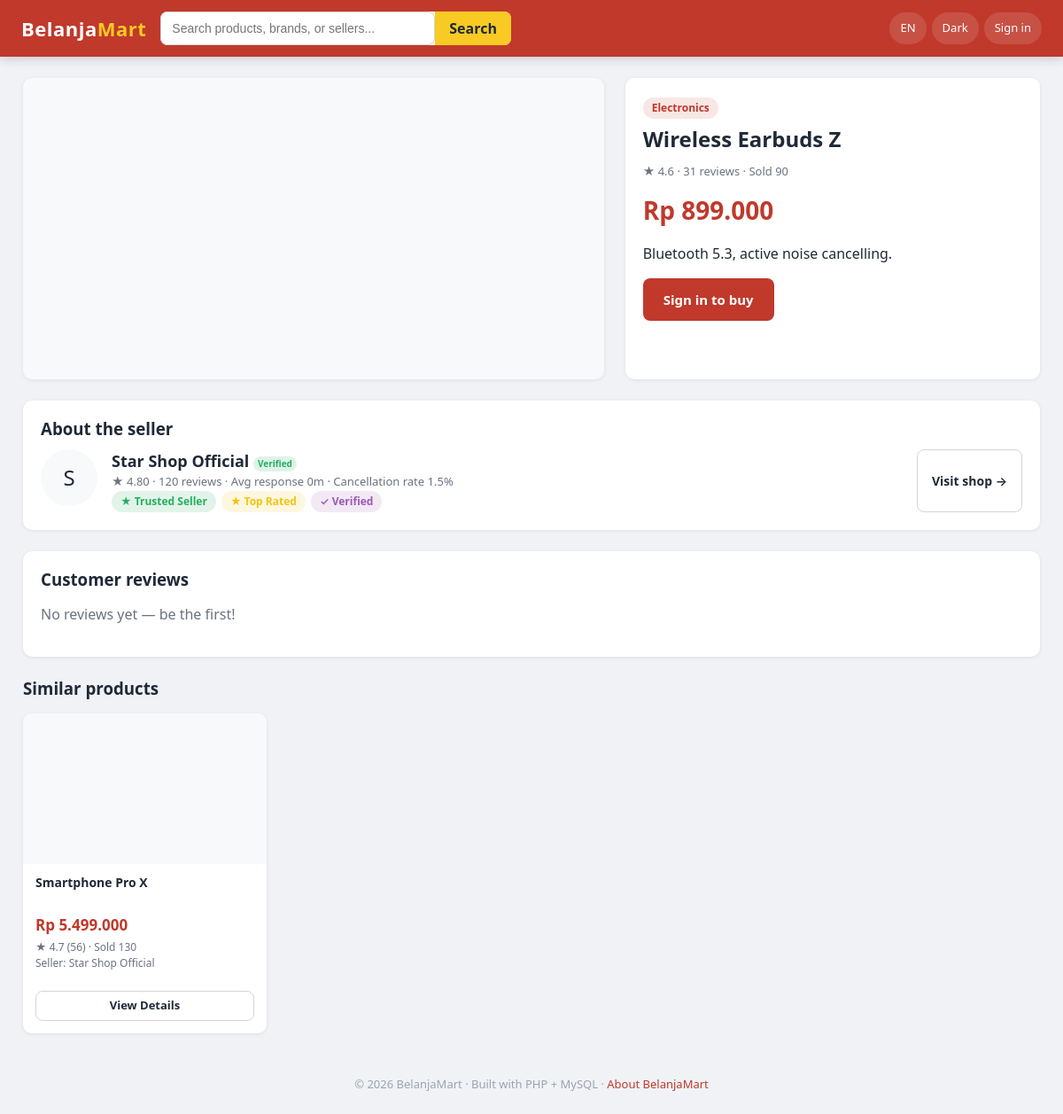
Page /frontend/pages/shared/product_detail.php?id=2 on the committed database.
### tables this page shows
CREATE TABLE products (
    product_id     INT AUTO_INCREMENT PRIMARY KEY,
    seller_id      INT NOT NULL,                     
    category_id    INT,
    product_name   VARCHAR(180) NOT NULL,
    description    TEXT,
    price          DECIMAL(12,2) NOT NULL,           
    currency_code  CHAR(3) NOT NULL DEFAULT 'IDR',
    stock          INT NOT NULL DEFAULT 0,
    image          VARCHAR(255) DEFAULT NULL,
    weight_grams   INT NOT NULL DEFAULT 500,
    is_active      TINYINT(1) NOT NULL DEFAULT 1,
    average_rating DECIMAL(3,2) NOT NULL DEFAULT 0,
    total_reviews  INT NOT NULL DEFAULT 0,
    total_sold     INT NOT NULL DEFAULT 0,
    views          INT NOT NULL DEFAULT 0,
    created_at     TIMESTAMP DEFAULT CURRENT_TIMESTAMP,
    updated_at     TIMESTAMP DEFAULT CURRENT_TIMESTAMP ON UPDATE CURRENT_TIMESTAMP,
    FOREIGN KEY (seller_id)     REFERENCES users(user_id) ON DELETE CASCADE,
    FOREIGN KEY (category_id)   REFERENCES categories(category_id) ON DELETE SET NULL,
    FOREIGN KEY (currency_code) REFERENCES currencies(currency_code),
    INDEX idx_seller   (seller_id),
    INDEX idx_category (category_id),
    INDEX idx_active   (is_active),
    FULLTEXT KEY ft_name_desc (product_name, description)
);

CREATE TABLE categories (
    category_id    INT AUTO_INCREMENT PRIMARY KEY,
    category_name  VARCHAR(100) NOT NULL,
    icon           VARCHAR(20)  DEFAULT '📦',
    parent_id      INT NULL,
    FOREIGN KEY (parent_id) REFERENCES categories(category_id) ON DELETE SET NULL
);

CREATE TABLE currencies (
    currency_code  CHAR(3) PRIMARY KEY,             
    symbol         VARCHAR(8)   NOT NULL,
    name           VARCHAR(60)  NOT NULL,
     
    rate_to_usd    DECIMAL(18,6) NOT NULL DEFAULT 1,
    updated_at     TIMESTAMP DEFAULT CURRENT_TIMESTAMP ON UPDATE CURRENT_TIMESTAMP
);

CREATE TABLE seller_profiles (
    user_id        INT PRIMARY KEY,
    shop_name      VARCHAR(120) NOT NULL,
    description    TEXT,
    banner         VARCHAR(255) DEFAULT NULL,
     
    avg_rating         DECIMAL(3,2)  NOT NULL DEFAULT 0,
    total_reviews      INT NOT NULL DEFAULT 0,
    total_sales        INT NOT NULL DEFAULT 0,         
    total_cancellations INT NOT NULL DEFAULT 0,
    response_time_min  INT NOT NULL DEFAULT 0,         
    cancellation_rate  DECIMAL(5,2) NOT NULL DEFAULT 0,    
    delivery_success_rate DECIMAL(5,2) NOT NULL DEFAULT 100,
    is_verified        TINYINT(1) NOT NULL DEFAULT 0,
    FOREIGN KEY (user_id) REFERENCES users(user_id) ON DELETE CASCADE
);

CREATE TABLE badges (
    badge_id    INT AUTO_INCREMENT PRIMARY KEY,
    code        VARCHAR(40) UNIQUE NOT NULL,
    label       VARCHAR(80) NOT NULL,
    description VARCHAR(255),
    icon        VARCHAR(20) DEFAULT '🏅',
    color       VARCHAR(20) DEFAULT '#f1c40f'
);

### backend/core/Database.php (called while the page is built, shortened)
<?php
class Database
{
    private static ?PDO $pdo = null;
    public static function pdo(): PDO
    {
        if (self::$pdo instanceof PDO) {
            return self::$pdo;
        }
        $cfg  = config('db');
        $dsn  = sprintf(
            'mysql:host=%s;port=%d;dbname=%s;charset=%s',
            $cfg['host'], $cfg['port'], $cfg['database'], $cfg['charset']
        );
        try {
            self::$pdo = new PDO($dsn, $cfg['username'], $cfg['password'], [
                PDO::ATTR_ERRMODE            => PDO::ERRMODE_EXCEPTION,
                PDO::ATTR_DEFAULT_FETCH_MODE => PDO::FETCH_ASSOC,
                PDO::ATTR_EMULATE_PREPARES   => false,
            ]);
        } catch (PDOException $e) {
            http_response_code(500);
            die('Database connection failed: ' . $e->getMessage());
        }
        return self::$pdo;
    }
    public static function run(string $sql, array $params = []): PDOStatement
    {
        $stmt = self::pdo()->prepare($sql);
        $stmt->execute($params);
        return $stmt;
    }
    public static function one(string $sql, array $params = []): ?array
    {
        $row = self::run($sql, $params)->fetch();
        return $row ?: null;
    }
    public static function all(string $sql, array $params = []): array
    {
        return self::run($sql, $params)->fetchAll();
    }
}

### backend/models/ProductModel.php (called while the page is built, shortened)
<?php
class ProductModel
{
    public static function find(int $id): ?array
    {
        return Database::one("
            SELECT p.*, c.category_name, c.icon AS category_icon,
                   u.name AS seller_name, sp.shop_name,
                   sp.avg_rating AS seller_rating,
                   sp.total_reviews AS seller_total_reviews,
                   sp.is_verified AS seller_verified,
                   sp.cancellation_rate, sp.response_time_min
            FROM products p
            LEFT JOIN categories c       ON p.category_id = c.category_id
            LEFT JOIN users u            ON p.seller_id   = u.user_id
            LEFT JOIN seller_profiles sp ON sp.user_id    = u.user_id
            WHERE p.product_id = ?
        ", [$id]);
    }
}

### backend/services/RecommendationService.php (called while the page is built, shortened)
<?php
class RecommendationService
{
    public static function similar(int $productId, int $limit = 6): array
    {
        $p = ProductModel::find($productId);
        return Database::all("
            SELECT p.*, u.name AS seller_name, sp.shop_name
            FROM products p
            JOIN users u            ON u.user_id    = p.seller_id
            LEFT JOIN seller_profiles sp ON sp.user_id = u.user_id
            WHERE p.is_active = 1
              AND p.stock > 0
              AND p.product_id <> ?
              AND p.category_id = ?
            ORDER BY p.average_rating DESC, p.total_sold DESC
            LIMIT $limit
        ", [$productId, $p['category_id']]);
    }
}

### backend/config/bootstrap.php (called while the page is built, shortened)
<?php
if (!defined('BM_BOOTSTRAPPED')) {
    $cfg = $GLOBALS['BM_CONFIG'];
    spl_autoload_register(function ($class) {
        $roots = [
            __DIR__ . '/../core/',
            __DIR__ . '/../models/',
            __DIR__ . '/../services/',
            __DIR__ . '/../controllers/',
            __DIR__ . '/../middleware/',
        ];
        foreach ($roots as $root) {
            $file = $root . $class . '.php';
            if (is_file($file)) {
                return;
            }
        }
    });
    foreach (['uploads', 'chat', 'logs'] as $key) {
        $path = $cfg['storage'][$key] ?? null;
        if ($path && !is_dir($path)) {
            @mkdir($path, 0777, true);
        }
    }
    require_once __DIR__ . '/../core/helpers.php';
}

### backend/core/Currency.php (called while the page is built, shortened)
<?php
class Currency
{
    private static array $cache = [];
    public static function load(): array
    {
        if (!empty(self::$cache)) return self::$cache;
        $rows = Database::all("SELECT * FROM currencies");
        foreach ($rows as $r) self::$cache[$r['currency_code']] = $r;
        return self::$cache;
    }
    public static function symbol(string $code): string
    {
        $all = self::load();
        return $all[$code]['symbol'] ?? $code;
    }
    public static function convert(float $amount, string $from, string $to): float
    {
        if ($from === $to) return $amount;
        $usd = $amount / max(self::rate($from), 0.0000001);
        return $usd * self::rate($to);
    }
    public static function format(float $amount, string $code): string
    {
        $sym = self::symbol($code);
        $decimals = in_array($code, ['IDR', 'JPY'], true) ? 0 : 2;
        return $sym . ' ' . number_format($amount, $decimals, ',', '.');
    }
    public static function display(float $amount, string $from, string $to): string
    {
        return self::format(self::convert($amount, $from, $to), $to);
    }
}

### backend/models/UserModel.php (called while the page is built, shortened)
<?php
class UserModel
{
    public static function badges(int $userId): array
    {
        return Database::all("
            SELECT b.*
            FROM seller_badges sb
            JOIN badges b ON b.badge_id = sb.badge_id
            WHERE sb.user_id = ?
        ", [$userId]);
    }
}

### backend/core/Lang.php (called while the page is built, shortened)
<?php
class Lang
{
    private static ?string $locale = null;
    private static array $strings = [];
    private static array $fallback = [];
    private static bool $loaded = false;
    public static function locale(): string
    {
        if (self::$locale === null) {
            self::$locale = $_SESSION['__locale']
                ?? config('defaults.locale_code', 'en');
        }
        return self::$locale;
    }
    private static function load(): void
    {
        if (self::$loaded) return;
        $dir = __DIR__ . '/../lang/';
        $locale = self::locale();
        $fallbackFile = $dir . 'en.json';
        if (is_file($fallbackFile)) {
            self::$fallback = json_decode(file_get_contents($fallbackFile), true) ?: [];
        }
        if ($locale !== 'en') {
            $localeFile = $dir . $locale . '.json';
            if (is_file($localeFile)) {
                self::$strings = json_decode(file_get_contents($localeFile), true) ?: [];
            }
        } else {
            self::$strings = self::$fallback;
        }
        self::$loaded = true;
    }
    public static function get(string $key, array $replace = []): string
    {
        $text = self::$strings[$key] ?? self::$fallback[$key] ?? $key;
        return $text;
    }
}

### frontend/pages/shared/product_detail.php (the view, shortened to what this page needs)
<?php
require_once __DIR__ . '/../../../backend/config/bootstrap.php';
$user = current_user();
$id   = (int) ($_GET['id'] ?? 0);
$p    = ProductModel::find($id);
$reviews = ReviewModel::forProduct($id);
$similar = RecommendationService::similar($id);
$badges  = UserModel::badges((int) $p['seller_id']);
$wished  = ($user && ($user['role'] ?? null) === 'buyer') ? WishlistModel::has((int) $user['user_id'], $id) : false;
$displayCur = $user ? ($user['currency'] ?? 'IDR') : 'IDR';
?>
<div class="grid" style="grid-template-columns: 1.4fr 1fr; gap: 24px;">
    <div class="card center" style="background:var(--bg-muted); min-height:340px; font-size:48px; color:var(--text-soft);">
    </div>
    <div class="card">
        <span class="tag tag-primary"><?= e($p['category_name']) ?></span>
        <h2 class="mt-1"><?= e($p['product_name']) ?></h2>
        <div class="text-muted fs-13">★ <?= number_format((float) $p['average_rating'], 1) ?> · <?= (int) $p['total_reviews'] ?> reviews · Sold <?= (int) $p['total_sold'] ?></div>
        <div style="font-size: 28px; font-weight: 800; color: var(--color-primary); margin: 12px 0;">
            <?= Currency::display((float) $p['price'], $p['currency_code'], $displayCur) ?>
        </div>
        <p class="mt-2"><?= nl2br(e($p['description'] ?? '')) ?></p>
        <div class="row mt-2" style="gap:8px;">
            <?php if ($user && $user['role'] === 'buyer' && $p['stock'] > 0): ?>
                <a class="btn btn-primary btn-lg" href="<?= base_url('/frontend/pages/buyer/cart.php?add=' . (int) $p['product_id']) ?>">Add to cart</a>
                <form method="POST" action="<?= base_url('/frontend/pages/buyer/wishlist.php') ?>" style="display:inline;">
                    <?= csrf_field() ?>
                    <input type="hidden" name="product_id" value="<?= (int) $p['product_id'] ?>">
                    <input type="hidden" name="action" value="toggle">
                    <button class="btn btn-outline btn-lg"><?= $wished ? '♥ Wishlisted' : '♡ Wishlist' ?></button>
                </form>
                <a class="btn btn-info btn-lg" href="<?= base_url('/frontend/pages/shared/chat.php?seller_id=' . (int) $p['seller_id']) ?>">Chat seller</a>
            <?php elseif ($p['stock'] <= 0): ?>
                <span class="tag tag-danger">Out of stock</span>
            <?php elseif (!$user): ?>
                <a class="btn btn-primary btn-lg" href="<?= base_url('/auth/role.php') ?>">Sign in to buy</a>
            <?php endif; ?>
        </div>
    </div>
</div>
<div class="card mt-3">
    <h3>About the seller</h3>
    <div class="row" style="gap:16px; flex-wrap:wrap;">
        <div style="width:64px; height:64px; border-radius:50%; background:var(--bg-muted); display:flex; align-items:center; justify-content:center; font-size:24px;">
            <?= e(mb_strtoupper(mb_substr($p['shop_name'] ?? 'S', 0, 1))) ?>
        </div>
        <div style="flex:1; min-width:240px;">
            <div class="fw-bold fs-18"><?= e($p['shop_name'] ?? $p['seller_name']) ?> <?php if (!empty($p['seller_verified'])): ?><span class="tag tag-success" style="font-size:10px; padding:1px 5px;">Verified</span><?php endif; ?></div>
            <div class="text-muted fs-13">★ <?= number_format((float) ($p['seller_rating'] ?? 0), 2) ?>
                · <?= (int) ($p['seller_total_reviews'] ?? 0) ?> reviews
                · Avg response <?= (int) ($p['response_time_min'] ?? 0) ?>m
                · Cancellation rate <?= number_format((float) ($p['cancellation_rate'] ?? 0), 1) ?>%</div>
            <?php component('seller_badge', ['badges' => $badges]); ?>
        </div>
        <a class="btn btn-outline" href="<?= base_url('/frontend/pages/shared/seller_profile.php?id=' . (int) $p['seller_id']) ?>">Visit shop →</a>
    </div>
</div>
<div class="card mt-3">
    <h3>Customer reviews</h3>
    <?php if (empty($reviews)): ?>
        <p class="text-muted">No reviews yet — be the first!</p>
    <?php else: foreach ($reviews as $r): ?>
        <div style="border-bottom:1px solid var(--border); padding: 10px 0;">
            <div class="row" style="justify-content:space-between;">
                <div class="fw-600"><?= e($r['user_name']) ?></div>
                <div>★ <?= (int) $r['rating'] ?>/5</div>
            </div>
            <div class="text-soft fs-13"><?= date('d M Y, H:i', strtotime($r['created_at'])) ?></div>
            <p><?= nl2br(e($r['comment'])) ?></p>
        </div>
    <?php endforeach; endif; ?>
</div>
<?php if (!empty($similar)): ?>
<h3 class="mt-3 mb-2">Similar products</h3>
<div class="grid grid-cards">
    <?php foreach ($similar as $sp) component('product_card', ['p' => $sp, 'displayCurrency' => $displayCur]); ?>
</div>
<?php endif; ?>

### frontend/components/seller_badge.php
<?php
$badges = $badges ?? [];
?>
<div class="row" style="gap:6px;">
    <?php foreach ($badges as $b): ?>
        <span class="tag" style="background: <?= e($b['color']) ?>22; color: <?= e($b['color']) ?>;">
            <?= e($b['icon']) ?> <?= e($b['label']) ?>
        </span>
    <?php endforeach; ?>
</div>

### frontend/components/product_card.php (shortened to what this page needs)
<?php
$display = $displayCurrency ?? ($p['currency_code'] ?? 'IDR');
$priceText = Currency::display(
    (float) $p['price'],
    $p['currency_code'] ?? 'IDR',
    $display
);
?>
<div class="product-card">
    <a href="<?= base_url('/frontend/pages/shared/product_detail.php?id=' . (int) $p['product_id']) ?>" style="color:inherit;">
        <div class="img">
        </div>
        <div class="body">
            <div class="name"><?= e($p['product_name']) ?></div>
            <div class="price"><?= $priceText ?></div>
            <div class="meta">★ <?= number_format((float) $p['average_rating'], 1) ?>
                (<?= (int) $p['total_reviews'] ?>) · <?= e(__('Sold')) ?> <?= (int) ($p['total_sold'] ?? 0) ?></div>
            <div class="meta"><?= e(__('Seller')) ?>: <?= e($p['shop_name'] ?? $p['seller_name'] ?? '-') ?>
            </div>
        </div>
    </a>
    <div class="body" style="padding-top:0;">
        <div class="actions">
            <?php if (current_user() && (current_user()['role'] ?? null) === 'buyer'): ?>
                <a href="<?= base_url('/frontend/pages/buyer/cart.php?add=' . (int) $p['product_id']) ?>" class="btn btn-primary btn-sm btn-block"><?= e(__('Add to Cart')) ?></a>
            <?php else: ?>
                <a href="<?= base_url('/frontend/pages/shared/product_detail.php?id=' . (int) $p['product_id']) ?>" class="btn btn-outline btn-sm btn-block"><?= e(__('View Details')) ?></a>
            <?php endif; ?>
        </div>
    </div>
</div>

### rows in the picture
products: category.category_name "Electronics", product_name "Wireless Earbuds Z", average_rating "4.6", total_reviews "31", total_sold "90", price+currency_code "Rp 899.000", description "Bluetooth 5.3, active noise cancelling.", seller_profiles.shop_name "S", seller_profiles.shop_name "Star Shop Official", seller_profiles.avg_rating "4.80", seller_profiles.total_reviews "120", seller_profiles.response_time_min "0", seller_profiles.cancellation_rate "1.5"
badges: icon "★", label "Trusted Seller"
badges: icon "★", label "Top Rated"
badges: icon "✓", label "Verified"
products: product_name "Smartphone Pro X", priceText "Rp 5.499.000", average_rating "4.7", total_reviews "56", total_sold "130", seller_profiles.shop_name "Star Shop Official"

### other values in the picture
$langFlags[$currentLang] "EN"
__('Sign in') "Sign in"
__('About BelanjaMart') "About BelanjaMart"
